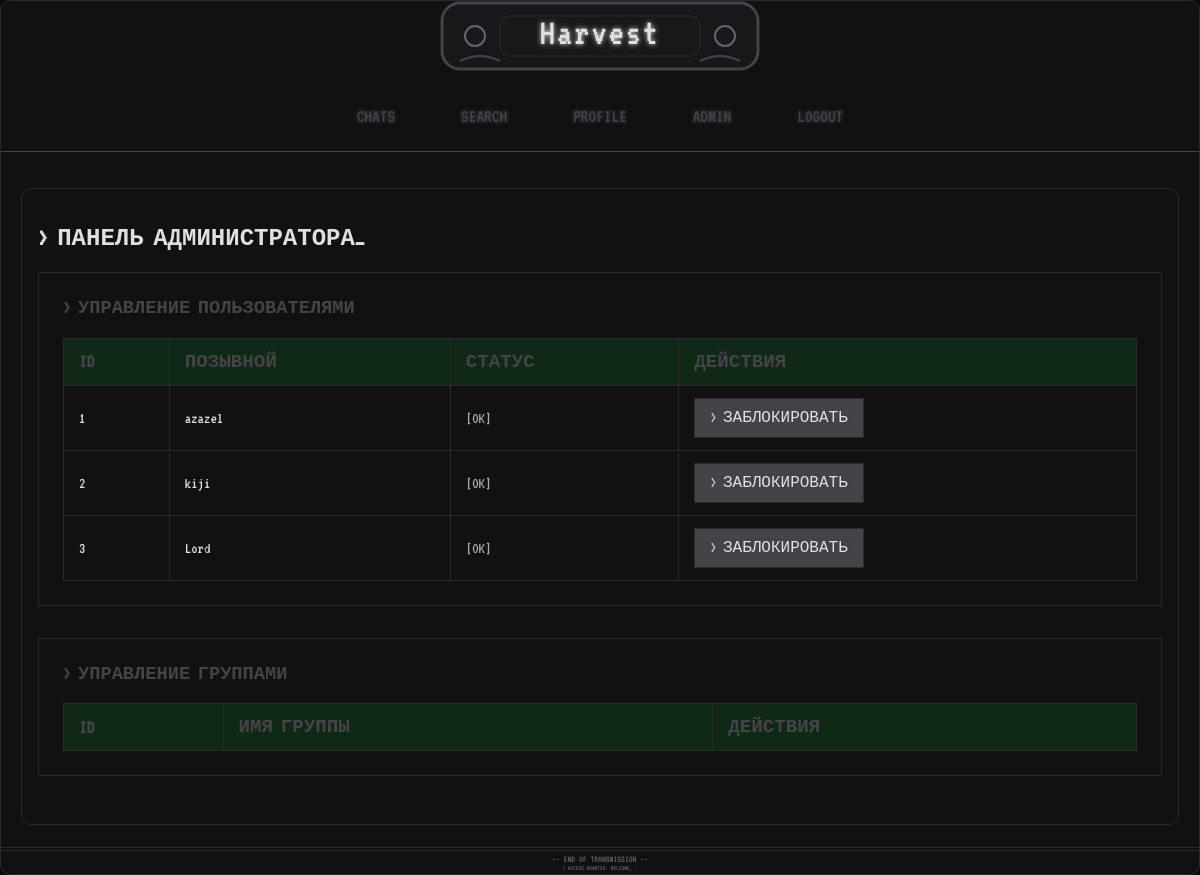
Page /admin (signed in) on the earlier database version.
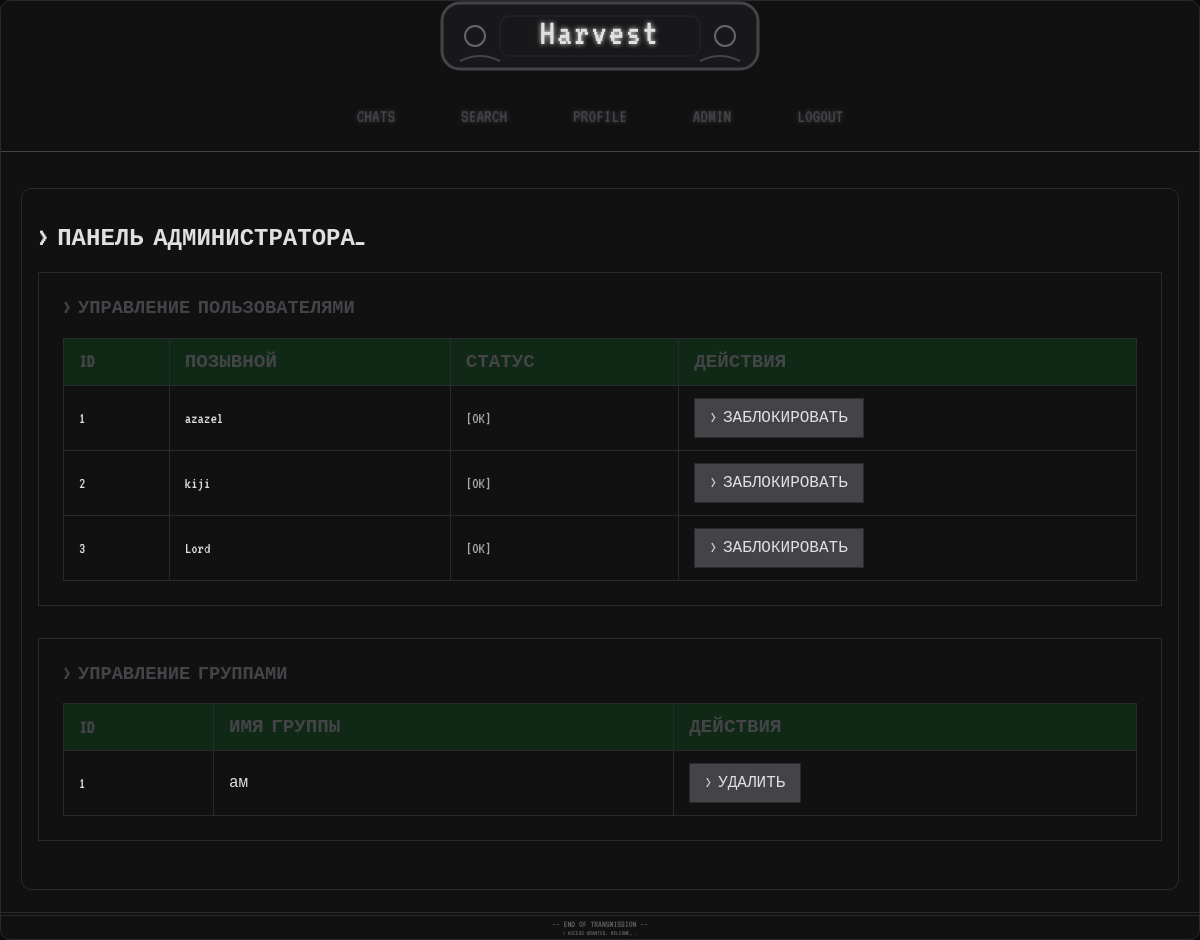
Same page on the later database version.
### models.py (models this page shows)
class User(UserMixin, db.Model):
    id = Column(Integer, primary_key=True)
    nickname_enc = Column(String(64), nullable=False, unique=True)  # Никнейм теперь строка
    password_hash = Column(String(128), nullable=False)
    is_admin = Column(Boolean, default=False)
    banned = Column(Boolean, default=False)
    public_key = Column(LargeBinary, nullable=True)  # Публичный ключ пользователя
    avatar = Column(String(128), nullable=True)  # Путь к аватарке или стандартная иконка
    anonymous_mode = Column(Boolean, default=True)  # Включено ли шифрование
    global_chat_key = Column(String(128), nullable=True)  # Глобальный ключ для чатов
    global_group_key = Column(String(128), nullable=True)  # Глобальный ключ для групп
    chats1 = relationship('Chat', foreign_keys='Chat.user1_id', backref='user1', lazy=True)
    chats2 = relationship('Chat', foreign_keys='Chat.user2_id', backref='user2', lazy=True)

class Group(db.Model):
    id = Column(Integer, primary_key=True)
    name_enc = Column(LargeBinary, nullable=False)
    invite_link_enc = Column(LargeBinary, nullable=False, unique=True)
    creator_id = Column(Integer, ForeignKey('user.id'), nullable=False)  # Создатель группы
    session_key = Column(LargeBinary, nullable=True)  # Временный ключ сессии для PFS
    session_expires = Column(DateTime, nullable=True)  # Время истечения сессии
    avatar = Column(String(128), nullable=True)  # Путь к аватарке или стандартная иконка
    messages = relationship('Message', backref='group', lazy=True)

### app.py (the view)
@app.route('/admin')
@login_required
def admin_panel():
    if not current_user.is_admin:
        flash('Доступ запрещён', 'danger')
        return redirect(url_for('index'))
    users = User.query.all()
    chats = Chat.query.all()
    groups = Group.query.all()
    return render_template('admin.html', users=users, chats=chats, groups=groups, NICKNAME_KEY=NICKNAME_KEY)

### app.py (called while the page is built)
@app.before_request
def enforce_https():
    if (request.host.startswith('localhost') or
        request.host.startswith('127.0.0.1') or
        request.host.endswith('.ngrok.io') or
        request.host.endswith('.ngrok-free.app') or
        request.host.endswith('.onion')):
        return None
    return None

@login_manager.user_loader
def load_user(user_id):
    return db.session.get(User, int(user_id))

@app.before_request
def check_ban():
    from flask_login import current_user, logout_user
    if hasattr(current_user, 'is_authenticated') and current_user.is_authenticated:
        if getattr(current_user, 'banned', False):
            logout_user()
            flash('Ваш аккаунт заблокирован', 'danger')
            return redirect(url_for('login'))

### templates/admin.html (shortened to what this page needs)
{% extends "base.html" %}
{% block content %}
<div class="admin-container">
    <h2>> ПАНЕЛЬ АДМИНИСТРАТОРА_</h2>
    <div class="admin-section">
        <h3>> УПРАВЛЕНИЕ ПОЛЬЗОВАТЕЛЯМИ</h3>
        <div class="table-wrapper">
            <table>
                <thead>
                    <tr>
                        <th>ID</th>
                        <th>ПОЗЫВНОЙ</th>
                        <th>СТАТУС</th>
                        <th>ДЕЙСТВИЯ</th>
                    </tr>
                </thead>
                <tbody>
                    {% for user in users %}
                    <tr>
                        <td>{{ user.id }}</td>
                        <td>{{ user.nickname_enc }}</td>
                        <td>{% if user.banned %}<span class="status-banned">[ЗАБЛОКИРОВАН]</span>{% else %}<span class="status-ok">[OK]</span>{% endif %}</td>
                        <td>
                            <form method="POST" action="{{ url_for('admin_ban', user_id=user.id) }}" style="display:inline;">
                                <button class="btn {% if user.banned %}btn-ok{% else %}btn-danger{% endif %}" type="submit">
                                    {% if user.banned %} > РАЗБЛОКИРОВАТЬ {% else %} > ЗАБЛОКИРОВАТЬ {% endif %}
                                </button>
                            </form>
                        </td>
                    </tr>
                    {% endfor %}
                </tbody>
            </table>
        </div>
    </div>
    <div class="admin-section">
        <h3>> УПРАВЛЕНИЕ ГРУППАМИ</h3>
        <div class="table-wrapper">
            <table>
                <thead>
                    <tr>
                        <th>ID</th>
                        <th>ИМЯ ГРУППЫ</th>
                        <th>ДЕЙСТВИЯ</th>
                    </tr>
                </thead>
                <tbody>
                    {% for group in groups %}
                    <tr>
                        <td>{{ group.id }}</td>
                        <td>{{ group.name_enc.decode('utf-8') if group.name_enc else '' }}</td>
                        <td>
                            <form method="POST" action="{{ url_for('admin_delete_group', group_id=group.id) }}" style="display:inline;">
                                <button class="btn btn-danger" type="submit">> УДАЛИТЬ</button>
                            </form>
                        </td>
                    </tr>
                    {% endfor %}
                </tbody>
            </table>
        </div>
    </div>
</div>
{% endblock %}

### templates/base.html (shortened to what this page needs)
<!DOCTYPE html>
<html lang="en">
<head>
    <link rel="stylesheet" href="{{ url_for('static', filename='style.css') }}">
</head>
<body {% if request.endpoint in ['chat', 'group_chat'] %}class="chat-page"{% endif %}>
    <div class="page-container">
        <header>
            <div class="logo" style="text-align:center; margin-bottom: 0.5em;">
                <svg width="320" height="70" viewBox="0 0 320 70" fill="none" xmlns="http://www.w3.org/2000/svg" style="max-width:100%; height:auto;">
                  <g filter="url(#glow)">
                    <text x="50%" y="50%" text-anchor="middle" dominant-baseline="middle" font-family="'VT323', 'Courier New', monospace" font-size="38" fill="#e0e0e0" letter-spacing="2">Harvest</text>
                  </g>
                </svg>
            </div>
            <nav>
                <a href="{{ url_for('index') }}">CHATS</a>
                <a href="{{ url_for('search') }}">SEARCH</a>
                {% if current_user.is_authenticated %}
                <a href="{{ url_for('profile') }}">PROFILE</a>
                {% endif %}
                {% if current_user.is_authenticated and current_user.is_admin %}
                <a href="{{ url_for('admin_panel') }}">ADMIN</a>
                {% endif %}
                <a href="{{ url_for('logout') }}">LOGOUT</a>
            </nav>
        </header>
        <main class="content-wrapper">
            {% block content %}{% endblock %}
        </main>
        <hr>
        <div class="footer-text">
            <p>-- END OF TRANSMISSION --</p>
            <p class="glitch" data-text="> ACCESS GRANTED. WELCOME, {{ current_user.nickname }}.">> ACCESS GRANTED. WELCOME, {{ current_user.nickname }}.</p>
        </div>
    </div>
</body>
</html>

### templates/admin.html (style rules this page uses)
.admin-container { padding: 1em; }
.admin-section { margin-bottom: 2em; border: 1px solid var(--border-color); padding: 1.5em; }
.admin-section h3 { color: var(--main-accent-color); margin: 0 0 1em 0; }
.table-wrapper { overflow-x: auto; }
table { width: 100%; border-collapse: collapse; }
th, td { padding: 12px 15px; border: 1px solid var(--border-color); text-align: left; }
th { background-color: rgba(0, 255, 65, 0.1); color: var(--main-accent-color); font-size: 1.2em; }
td { color: var(--text-color); }
.status-ok { color: #61ff98; }
.btn.btn-danger { border-color: #ff5a5a; color: #ff5a5a; }

Differences in the rows shown:
added Group: id "1", name_enc "ам"
